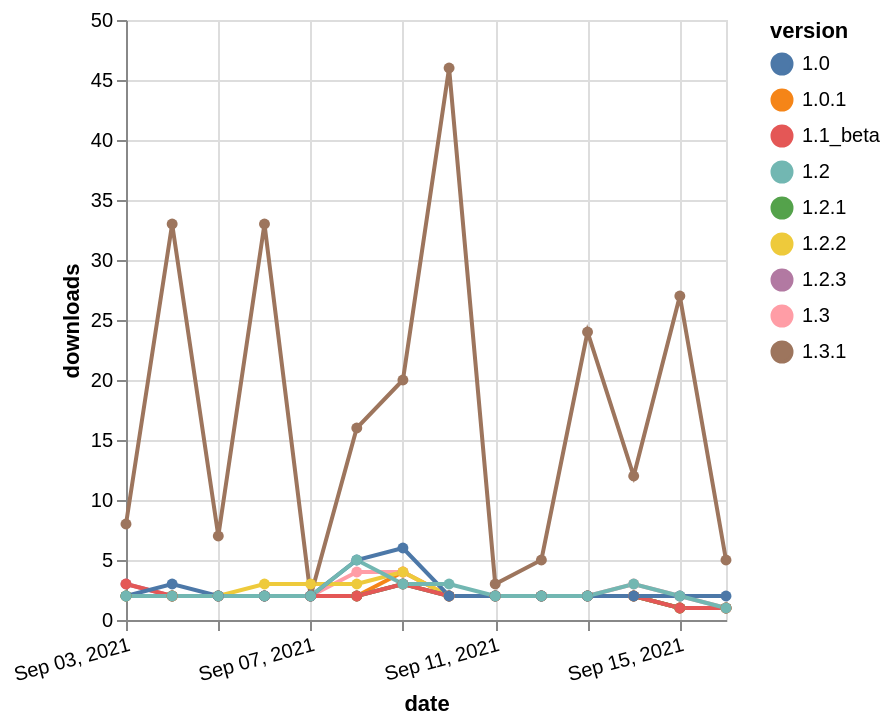

Express this chart as Vega-Lite.
### Vega-Lite specification from a JSON file in a GitHub repository (floating-point values rounded to 4 significant figures)
{"$schema": "https://vega.github.io/schema/vega-lite/v5.json", "description": "A simple bar chart with embedded data.", "data": {"values": [{"date": "2021-09-03", "total": 1673, "delta": 2, "version": "1.0.1"}, {"date": "2021-09-04", "total": 1675, "delta": 2, "version": "1.0.1"}, {"date": "2021-09-05", "total": 1677, "delta": 2, "version": "1.0.1"}, {"date": "2021-09-06", "total": 1679, "delta": 2, "version": "1.0.1"}, {"date": "2021-09-07", "total": 1681, "delta": 2, "version": "1.0.1"}, {"date": "2021-09-08", "total": 1683, "delta": 2, "version": "1.0.1"}, {"date": "2021-09-09", "total": 1687, "delta": 4, "version": "1.0.1"}, {"date": "2021-09-10", "total": 1689, "delta": 2, "version": "1.0.1"}, {"date": "2021-09-11", "total": 1691, "delta": 2, "version": "1.0.1"}, {"date": "2021-09-12", "total": 1693, "delta": 2, "version": "1.0.1"}, {"date": "2021-09-13", "total": 1695, "delta": 2, "version": "1.0.1"}, {"date": "2021-09-14", "total": 1697, "delta": 2, "version": "1.0.1"}, {"date": "2021-09-15", "total": 1698, "delta": 1, "version": "1.0.1"}, {"date": "2021-09-16", "total": 1699, "delta": 1, "version": "1.0.1"}, {"date": "2021-09-03", "total": 1156, "delta": 2, "version": "1.3"}, {"date": "2021-09-04", "total": 1158, "delta": 2, "version": "1.3"}, {"date": "2021-09-05", "total": 1160, "delta": 2, "version": "1.3"}, {"date": "2021-09-06", "total": 1162, "delta": 2, "version": "1.3"}, {"date": "2021-09-07", "total": 1164, "delta": 2, "version": "1.3"}, {"date": "2021-09-08", "total": 1168, "delta": 4, "version": "1.3"}, {"date": "2021-09-09", "total": 1172, "delta": 4, "version": "1.3"}, {"date": "2021-09-10", "total": 1174, "delta": 2, "version": "1.3"}, {"date": "2021-09-11", "total": 1176, "delta": 2, "version": "1.3"}, {"date": "2021-09-12", "total": 1178, "delta": 2, "version": "1.3"}, {"date": "2021-09-13", "total": 1180, "delta": 2, "version": "1.3"}, {"date": "2021-09-14", "total": 1183, "delta": 3, "version": "1.3"}, {"date": "2021-09-15", "total": 1185, "delta": 2, "version": "1.3"}, {"date": "2021-09-16", "total": 1186, "delta": 1, "version": "1.3"}, {"date": "2021-09-03", "total": 3210, "delta": 2, "version": "1.2.2"}, {"date": "2021-09-04", "total": 3212, "delta": 2, "version": "1.2.2"}, {"date": "2021-09-05", "total": 3214, "delta": 2, "version": "1.2.2"}, {"date": "2021-09-06", "total": 3217, "delta": 3, "version": "1.2.2"}, {"date": "2021-09-07", "total": 3220, "delta": 3, "version": "1.2.2"}, {"date": "2021-09-08", "total": 3223, "delta": 3, "version": "1.2.2"}, {"date": "2021-09-09", "total": 3227, "delta": 4, "version": "1.2.2"}, {"date": "2021-09-10", "total": 3229, "delta": 2, "version": "1.2.2"}, {"date": "2021-09-11", "total": 3231, "delta": 2, "version": "1.2.2"}, {"date": "2021-09-12", "total": 3233, "delta": 2, "version": "1.2.2"}, {"date": "2021-09-13", "total": 3235, "delta": 2, "version": "1.2.2"}, {"date": "2021-09-14", "total": 3237, "delta": 2, "version": "1.2.2"}, {"date": "2021-09-15", "total": 3238, "delta": 1, "version": "1.2.2"}, {"date": "2021-09-16", "total": 3239, "delta": 1, "version": "1.2.2"}, {"date": "2021-09-03", "total": 5382, "delta": 8, "version": "1.3.1"}, {"date": "2021-09-04", "total": 5415, "delta": 33, "version": "1.3.1"}, {"date": "2021-09-05", "total": 5422, "delta": 7, "version": "1.3.1"}, {"date": "2021-09-06", "total": 5455, "delta": 33, "version": "1.3.1"}, {"date": "2021-09-07", "total": 5457, "delta": 2, "version": "1.3.1"}, {"date": "2021-09-08", "total": 5473, "delta": 16, "version": "1.3.1"}, {"date": "2021-09-09", "total": 5493, "delta": 20, "version": "1.3.1"}, {"date": "2021-09-10", "total": 5539, "delta": 46, "version": "1.3.1"}, {"date": "2021-09-11", "total": 5542, "delta": 3, "version": "1.3.1"}, {"date": "2021-09-12", "total": 5547, "delta": 5, "version": "1.3.1"}, {"date": "2021-09-13", "total": 5571, "delta": 24, "version": "1.3.1"}, {"date": "2021-09-14", "total": 5583, "delta": 12, "version": "1.3.1"}, {"date": "2021-09-15", "total": 5610, "delta": 27, "version": "1.3.1"}, {"date": "2021-09-16", "total": 5615, "delta": 5, "version": "1.3.1"}, {"date": "2021-09-03", "total": 989, "delta": 3, "version": "1.2.3"}, {"date": "2021-09-04", "total": 991, "delta": 2, "version": "1.2.3"}, {"date": "2021-09-05", "total": 993, "delta": 2, "version": "1.2.3"}, {"date": "2021-09-06", "total": 995, "delta": 2, "version": "1.2.3"}, {"date": "2021-09-07", "total": 997, "delta": 2, "version": "1.2.3"}, {"date": "2021-09-08", "total": 999, "delta": 2, "version": "1.2.3"}, {"date": "2021-09-09", "total": 1002, "delta": 3, "version": "1.2.3"}, {"date": "2021-09-10", "total": 1004, "delta": 2, "version": "1.2.3"}, {"date": "2021-09-11", "total": 1006, "delta": 2, "version": "1.2.3"}, {"date": "2021-09-12", "total": 1008, "delta": 2, "version": "1.2.3"}, {"date": "2021-09-13", "total": 1010, "delta": 2, "version": "1.2.3"}, {"date": "2021-09-14", "total": 1012, "delta": 2, "version": "1.2.3"}, {"date": "2021-09-15", "total": 1013, "delta": 1, "version": "1.2.3"}, {"date": "2021-09-16", "total": 1014, "delta": 1, "version": "1.2.3"}, {"date": "2021-09-03", "total": 1182, "delta": 2, "version": "1.2.1"}, {"date": "2021-09-04", "total": 1184, "delta": 2, "version": "1.2.1"}, {"date": "2021-09-05", "total": 1186, "delta": 2, "version": "1.2.1"}, {"date": "2021-09-06", "total": 1188, "delta": 2, "version": "1.2.1"}, {"date": "2021-09-07", "total": 1190, "delta": 2, "version": "1.2.1"}, {"date": "2021-09-08", "total": 1192, "delta": 2, "version": "1.2.1"}, {"date": "2021-09-09", "total": 1195, "delta": 3, "version": "1.2.1"}, {"date": "2021-09-10", "total": 1197, "delta": 2, "version": "1.2.1"}, {"date": "2021-09-11", "total": 1199, "delta": 2, "version": "1.2.1"}, {"date": "2021-09-12", "total": 1201, "delta": 2, "version": "1.2.1"}, {"date": "2021-09-13", "total": 1203, "delta": 2, "version": "1.2.1"}, {"date": "2021-09-14", "total": 1205, "delta": 2, "version": "1.2.1"}, {"date": "2021-09-15", "total": 1206, "delta": 1, "version": "1.2.1"}, {"date": "2021-09-16", "total": 1207, "delta": 1, "version": "1.2.1"}, {"date": "2021-09-03", "total": 1160, "delta": 3, "version": "1.1_beta"}, {"date": "2021-09-04", "total": 1162, "delta": 2, "version": "1.1_beta"}, {"date": "2021-09-05", "total": 1164, "delta": 2, "version": "1.1_beta"}, {"date": "2021-09-06", "total": 1166, "delta": 2, "version": "1.1_beta"}, {"date": "2021-09-07", "total": 1168, "delta": 2, "version": "1.1_beta"}, {"date": "2021-09-08", "total": 1170, "delta": 2, "version": "1.1_beta"}, {"date": "2021-09-09", "total": 1173, "delta": 3, "version": "1.1_beta"}, {"date": "2021-09-10", "total": 1175, "delta": 2, "version": "1.1_beta"}, {"date": "2021-09-11", "total": 1177, "delta": 2, "version": "1.1_beta"}, {"date": "2021-09-12", "total": 1179, "delta": 2, "version": "1.1_beta"}, {"date": "2021-09-13", "total": 1181, "delta": 2, "version": "1.1_beta"}, {"date": "2021-09-14", "total": 1183, "delta": 2, "version": "1.1_beta"}, {"date": "2021-09-15", "total": 1184, "delta": 1, "version": "1.1_beta"}, {"date": "2021-09-16", "total": 1185, "delta": 1, "version": "1.1_beta"}, {"date": "2021-09-03", "total": 2935, "delta": 2, "version": "1.0"}, {"date": "2021-09-04", "total": 2938, "delta": 3, "version": "1.0"}, {"date": "2021-09-05", "total": 2940, "delta": 2, "version": "1.0"}, {"date": "2021-09-06", "total": 2942, "delta": 2, "version": "1.0"}, {"date": "2021-09-07", "total": 2944, "delta": 2, "version": "1.0"}, {"date": "2021-09-08", "total": 2949, "delta": 5, "version": "1.0"}, {"date": "2021-09-09", "total": 2955, "delta": 6, "version": "1.0"}, {"date": "2021-09-10", "total": 2957, "delta": 2, "version": "1.0"}, {"date": "2021-09-11", "total": 2959, "delta": 2, "version": "1.0"}, {"date": "2021-09-12", "total": 2961, "delta": 2, "version": "1.0"}, {"date": "2021-09-13", "total": 2963, "delta": 2, "version": "1.0"}, {"date": "2021-09-14", "total": 2965, "delta": 2, "version": "1.0"}, {"date": "2021-09-15", "total": 2967, "delta": 2, "version": "1.0"}, {"date": "2021-09-16", "total": 2969, "delta": 2, "version": "1.0"}, {"date": "2021-09-03", "total": 1330, "delta": 2, "version": "1.2"}, {"date": "2021-09-04", "total": 1332, "delta": 2, "version": "1.2"}, {"date": "2021-09-05", "total": 1334, "delta": 2, "version": "1.2"}, {"date": "2021-09-06", "total": 1336, "delta": 2, "version": "1.2"}, {"date": "2021-09-07", "total": 1338, "delta": 2, "version": "1.2"}, {"date": "2021-09-08", "total": 1343, "delta": 5, "version": "1.2"}, {"date": "2021-09-09", "total": 1346, "delta": 3, "version": "1.2"}, {"date": "2021-09-10", "total": 1349, "delta": 3, "version": "1.2"}, {"date": "2021-09-11", "total": 1351, "delta": 2, "version": "1.2"}, {"date": "2021-09-12", "total": 1353, "delta": 2, "version": "1.2"}, {"date": "2021-09-13", "total": 1355, "delta": 2, "version": "1.2"}, {"date": "2021-09-14", "total": 1358, "delta": 3, "version": "1.2"}, {"date": "2021-09-15", "total": 1360, "delta": 2, "version": "1.2"}, {"date": "2021-09-16", "total": 1361, "delta": 1, "version": "1.2"}]}, "width": "container", "mark": {"type": "line", "point": {"filled": true}}, "encoding": {"x": {"field": "date", "type": "temporal", "timeUnit": "yearmonthdate", "title": "date", "axis": {"labelAngle": -15}}, "y": {"field": "delta", "type": "quantitative", "title": "downloads"}, "color": {"field": "version", "type": "nominal"}, "tooltip": {"field": "delta"}}}
